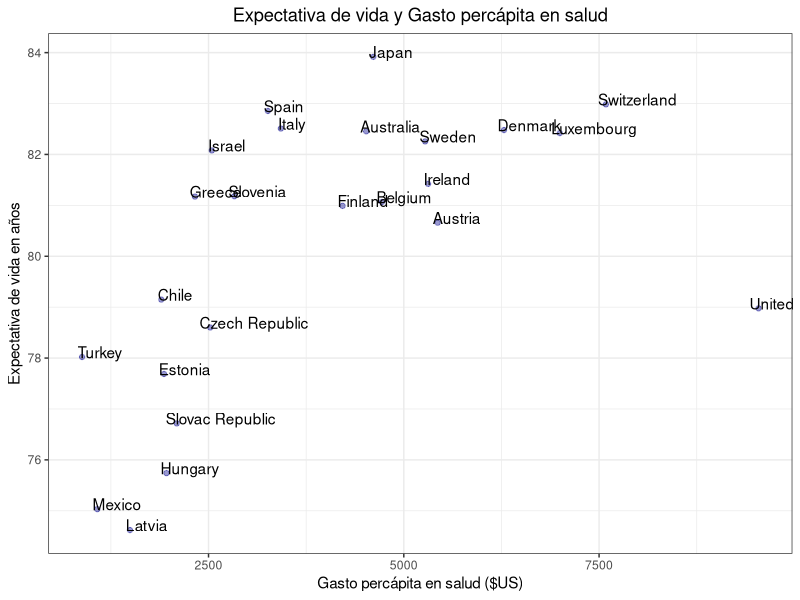
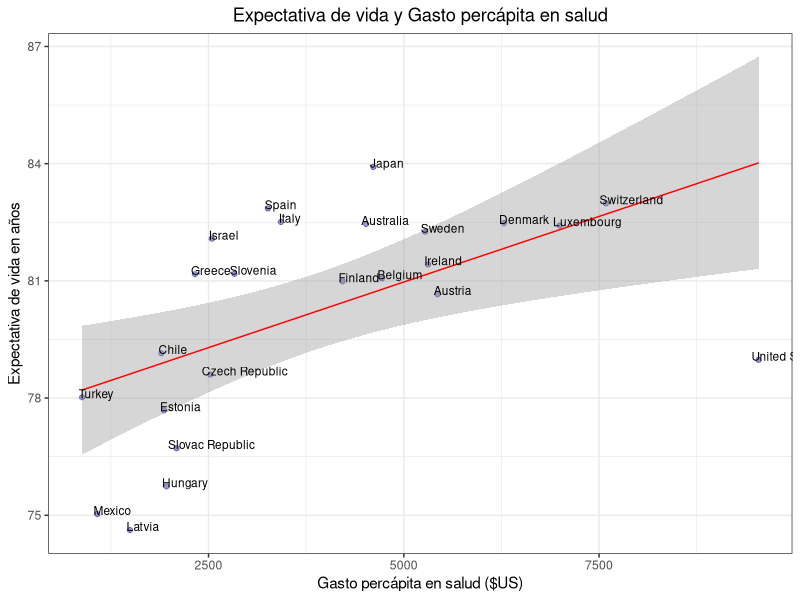

These figures' R source, in order:
#================
# Primera pregunta (35 puntos)
# En este ejercicio, usted analizará un conjunto de datos que reflejan la relación que existe entre la
# expectativa de vida en años de las personas en algunos países del mundo y el gasto percápita en salud
# (Datos correspondientes al año 2015 recolectados desde → https://ourworldindata.org/grapher/life-
# expectancy-vs-health-expenditure ).
# Los datos se han organizado y se encuentran en el archivo “.csv” disponible junto al enunciado.
# Los datos se pueden graficar de la siguiente manera:
#================

library(ggplot2)

datos = read.csv("Datos_pregunta2.csv",sep = ";", header = T)

grafico=ggplot(datos,aes(Gasto_salud_dolares ,expectativa_anual,,label=Pais)) +
  geom_point(aes(Gasto_salud_dolares,expectativa_anual),datos,color="darkblue",alpha=0.4) +
  theme_bw() + xlab("Gasto percápita en salud ($US)") + ylab("Expectativa de vida en años") +
  ggtitle("Expectativa de vida y Gasto percápita en salud") +
  theme(plot.title = element_text(hjust = 0.5)) + geom_text(hjust=0.1, vjust=0.1)
plot(grafico)
#================
# a) Con los datos presentados previamente, proponga un modelo de regresión lineal que relacione las
#    variables presentadas (la expectativa de vida en años (variable dependiente) con el gasto en salud
#    per cápita (variable independiente)). Evalué el modelo creado en base a los criterios que fueron
#    revisados en clases. (10 puntos)
#================

# Calculando la regresion
regresion = lm(expectativa_anual ~ Gasto_salud_dolares, datos)
print(regresion)
summary(regresion)

#================
# b) Con los datos obtenidos previamente, grafique el intervalo de confianza asociado a los datos y el
#    modelo de regresión, analice los resultados a lo largo del ejercicio y explique si el modelo de
#    regresión se ajusta a los datos. Según lo visto en clases, ¿Qué otro tipo de regresión lineal se
#    adaptaría de mejor manera a los datos?¿Por qué?. (15 puntos)
#================

# Intervalo de confianza
confianza = confint(regresion, level=0.95)
print(confianza)

grafico=ggplot(datos,aes(Gasto_salud_dolares ,expectativa_anual,,label=Pais)) +
  geom_point(aes(Gasto_salud_dolares,expectativa_anual),datos,color="darkblue",alpha=0.4) +
  theme_bw() + xlab("Gasto percápita en salud ($US)") + ylab("Expectativa de vida en años") +
  ggtitle("Expectativa de vida y Gasto percápita en salud") +
  geom_smooth(method = "lm", formula = y ~ x, level=0.95, color="red", size=0.5) +
  theme(plot.title = element_text(hjust = 0.5)) + geom_text(hjust=0.1, vjust=0.1, size=3)

plot(grafico)

